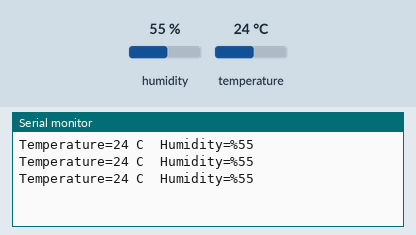
Recording of a sketch running on a simulated Arduino Uno, built with avr-gcc and run on an emulated ATmega328P. Shown: the last lines printed to the serial monitor. The inputs (shaded band) are chosen by the test bench; at power-on: humidity 55 %, temperature 24 °C.

Above: at 1.3 s.
1.4 s: humidity set to 22 %
At 2.0 s:
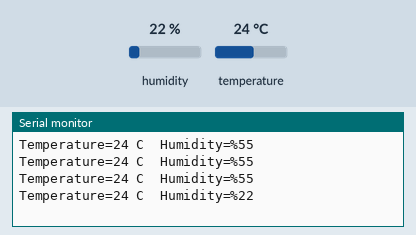
2.9 s: temperature set to 12 °C
At 3.6 s:
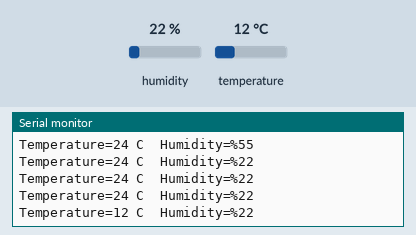
4.4 s: humidity set to 40 %
At 5.2 s:
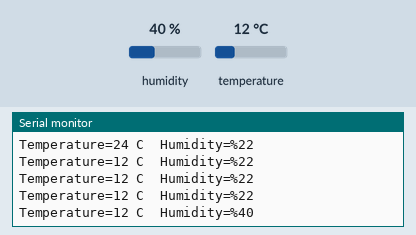
Timing chart, 0 to 7.4 s (numbered marks = the images above; inputs shaded):
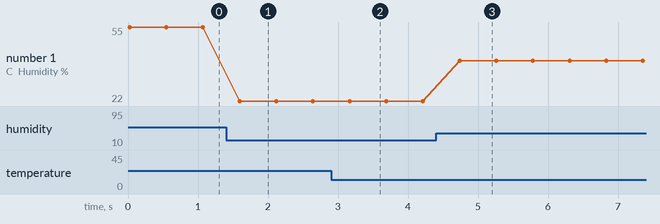

The sketch:

sample_code_DHT11.ino
```cpp
/*
 * Author: MIUZEI
 * IDE V1.6.9
 * Email:support@miuzeipro.com
 */
#include <dht11.h>
dht11 DHT11;
#define DHT11PIN 8
void setup()
{
Serial.begin(9600);
}
void loop()
{
DHT11.read(DHT11PIN);
Serial.print("Temperature=");
Serial.print(DHT11.temperature);
Serial.print(" C");
Serial.print('\t');
Serial.print("Humidity=%");
Serial.println(DHT11.humidity);
delay(500);
}
```

Measured:
- after the input at 1.4 s, the serial monitor: prints a new line after 0.19 s (image 1)
- after the input at 2.9 s, the serial monitor: prints a new line after 0.27 s (image 2)
- after the input at 4.4 s, the serial monitor: prints a new line after 0.34 s (image 3)
- plotted number 1: 55 → 22 after the input at 1.4 s, 22 → 40 after the input at 4.4 s
